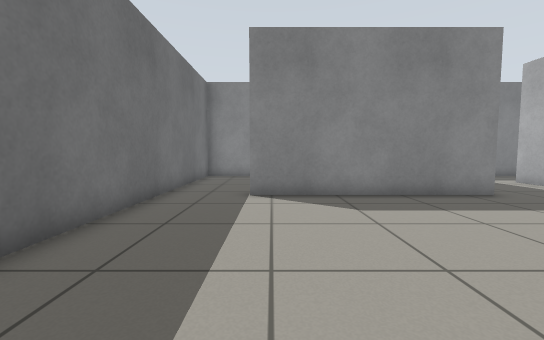
View 1 (above)

16 first-person views from a walk through a Gazebo world. The camera is 0.68 m above the floor, tilts 4° down and sees 90° across. The floor is counted in squares, 0.5 m on a side. Each view is taken from the middle of a square. On the plan, view 1 faces up. The plan holds only what a view shows up to about 13 squares ahead; the rest is blank.

View 2
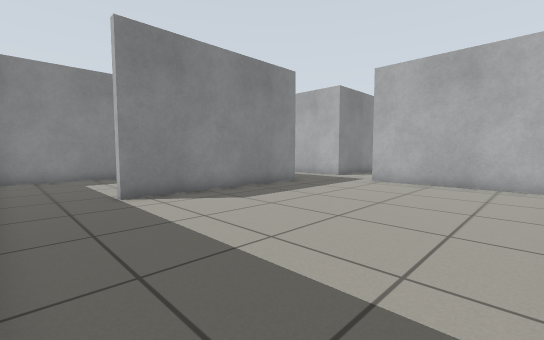

View 3
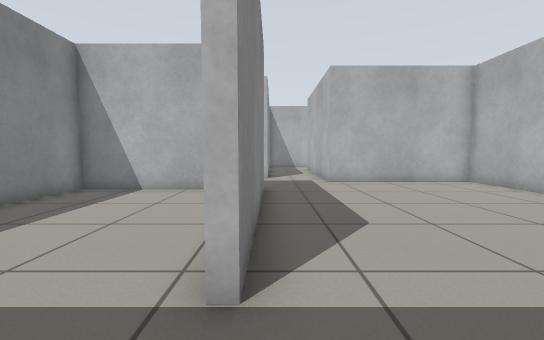

View 4
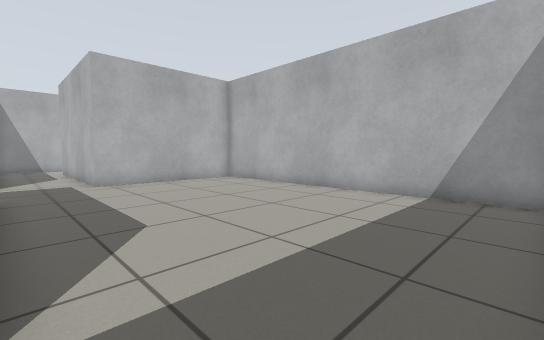

View 5
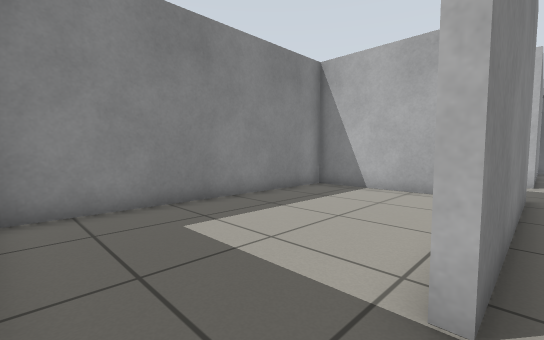

View 6
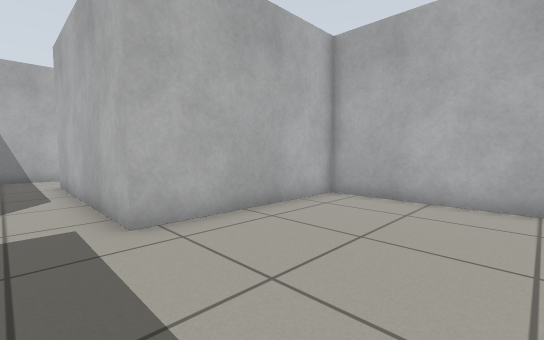

View 7
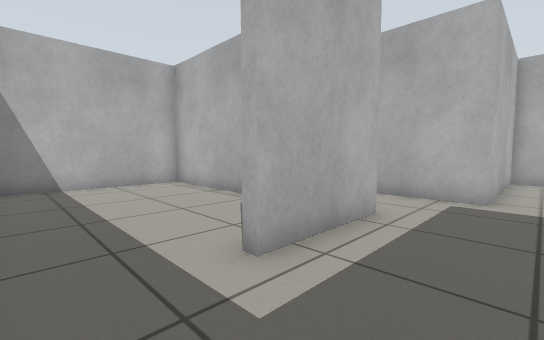

View 8
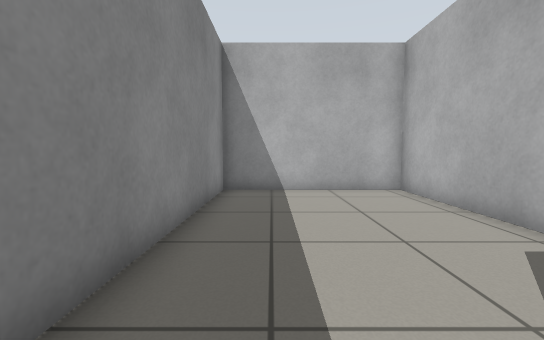

View 9
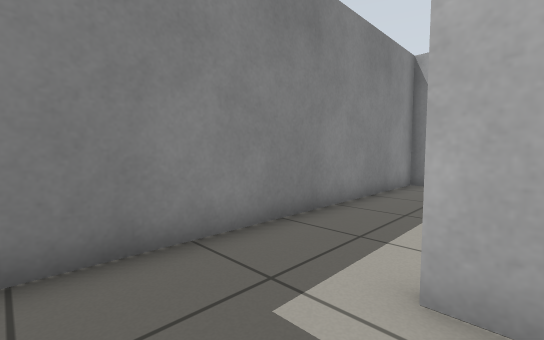

View 10
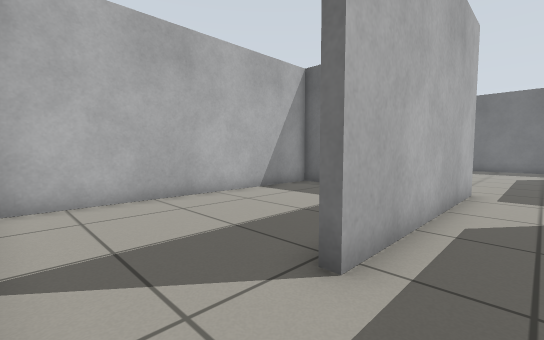

View 11
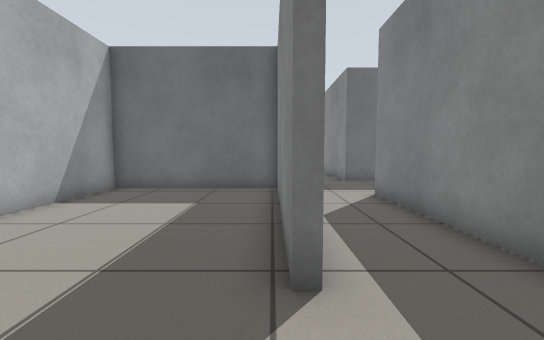

View 12
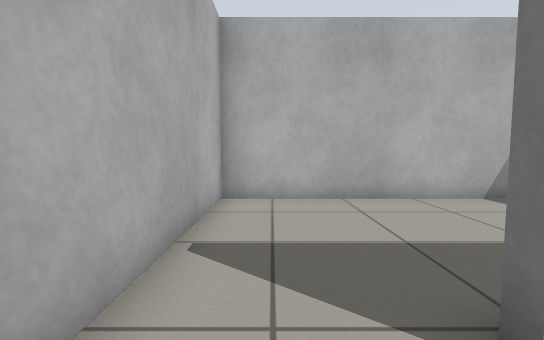

View 13
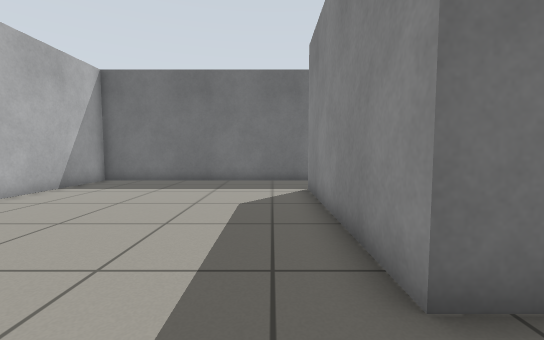

View 14
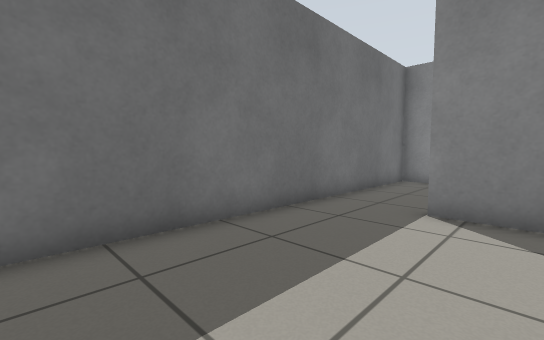

View 15
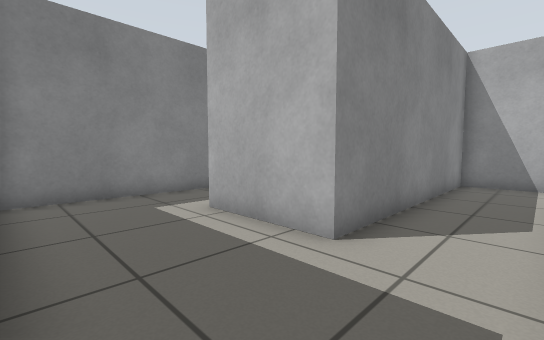

View 16
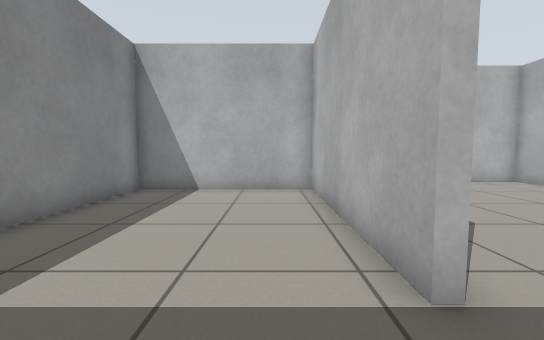

### Floor plan
Points are (right, up) in squares from view 1. A wall is a line through its corners. A room is listed if a view was taken in it or the views show most of it. See-through windows are left out.
Room 1 (views 1, 2, 3, 4, 5, 6, 7, 8, 9, 10, 12, 13, 14, 15)
walls: (6.8, 9.7) (6.8, 8.3) (-0.7, 8.3); (-3.5, 8.5) (-3.5, -0.7) (8.9, -0.7) (8.9, 5.5) (16.5, 5.5); (11.4, 14.7) (6.9, 14.7); (19.4, 5.5) (19.4, 8.3) (10.6, 8.3) (10.6, 11.8)
ways out: opening at (18, 5) to room 2; opening at (-2, 8) to room 3; opening at (11, 13) to room 4
Room 2 (view 11)
walls: (16.5, 5.2) (10.3, 5.2); (9.2, 5.3) (9.2, -0.7) (19.4, -0.7) (19.4, 5.5)
ways out: opening at (18, 5) to room 1
Room 3 (view 16)
walls: (-0.8, 8.6) (6.5, 8.6) (6.5, 14.7) (-3.5, 14.7) (-3.5, 8.5)
ways out: opening at (-2, 8) to room 1
Room 4 (no view inside)
walls: (14.4, 8.6) (19.4, 8.6) (19.4, 14.7) (11.4, 14.7)
ways out: opening at (11, 13) to room 1

Where each view was taken, in squares from view 1:
view 1: 0 up, 0 right, facing up
view 2: 0 up, 3 left, facing up-right
view 3: 8 up, 3 left, facing right
view 4: 8 up, 3 left, facing down-right
view 5: 8 up, 3 left, facing up-right
view 6: 7 up, 4 right, facing down-right
view 7: 14 up, 8 right, facing down-right
view 8: 13 up, 10 right, facing right
view 9: 11 up, 8 right, facing up-right
view 10: 7 up, 19 right, facing down-left
view 11: 5 up, 19 right, facing left
view 12: 7 up, 18 right, facing down
view 13: 7 up, 9 right, facing left
view 14: 2 up, 1 right, facing up-left
view 15: 6 up, 7 right, facing up-right
view 16: 10 up, 3 left, facing right
